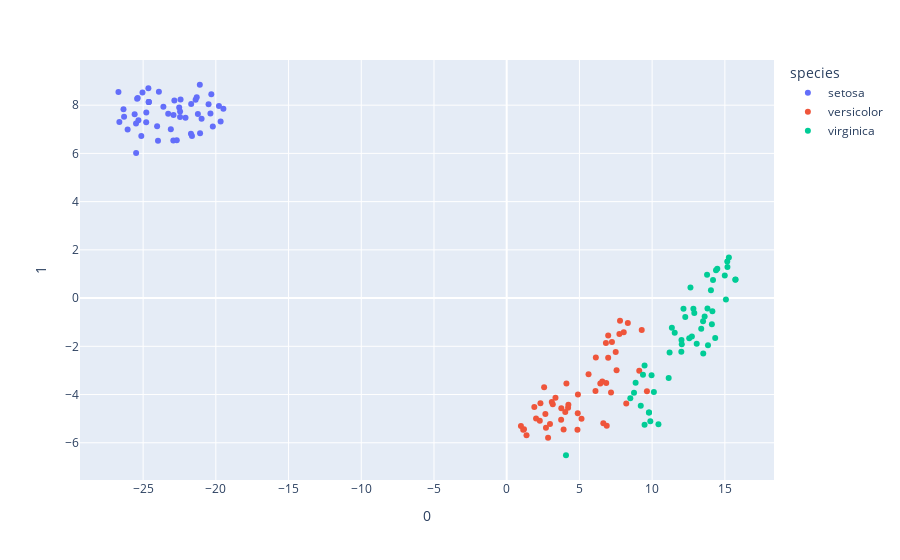

This figure's notebook cell:
### Code cell
from sklearn.manifold import TSNE
import plotly.express as px

df = px.data.iris()

features = df.loc[:, :'petal_width']

tsne = TSNE(n_components=2, random_state=0)
projections = tsne.fit_transform(features)

fig = px.scatter(
    projections, x=0, y=1,
    color=df.species, labels={'color': 'species'}
)
fig.show()

### Figure 1 — Plotly figure (JSON) as saved in the notebook; plotly's stock layout.template omitted (floating-point values rounded to 4 significant figures)
{"data": [{"hovertemplate": "species=setosa<br>0=%{x}<br>1=%{y}<extra></extra>", "legendgroup": "setosa", "marker": {"color": "#636efa", "symbol": "circle"}, "mode": "markers", "name": "setosa", "orientation": "v", "showlegend": true, "type": "scatter", "x": [-22.52, -25.04, -25.32, -25.58, -22.43, -20.5, -25.12, -23.27, -26.35, -24.61, -20.98, -24.04, -25.37, -26.63, -19.67, -19.48, -20.37, -22.46, -20.21, -21.39, -21.64, -21.7, -25.48, -22.92, -23.98, -24.64, -23.09, -22.08, -22.46, -24.79, -24.78, -21.71, -20.31, -19.79, -24.61, -23.91, -21.08, -24.61, -26.31, -22.91, -22.85, -26.7, -26.06, -22.69, -21.1, -25.41, -21.31, -25.49, -21.23, -23.61], "xaxis": "x", "y": [7.903, 8.524, 7.375, 7.628, 8.235, 8.034, 6.72, 7.64, 7.831, 8.127, 7.434, 7.129, 8.293, 7.297, 7.32, 7.852, 7.66, 7.74, 7.117, 8.228, 6.72, 8.044, 6.013, 6.532, 6.524, 8.707, 6.998, 7.474, 7.512, 7.288, 7.691, 6.818, 8.455, 7.963, 8.127, 8.558, 6.835, 8.127, 7.518, 7.597, 8.194, 8.55, 6.988, 6.544, 8.847, 8.266, 8.33, 7.241, 7.639, 7.931], "yaxis": "y"}, {"hovertemplate": "species=versicolor<br>0=%{x}<br>1=%{y}<extra></extra>", "legendgroup": "versicolor", "marker": {"color": "#EF553B", "symbol": "circle"}, "mode": "markers", "name": "versicolor", "orientation": "v", "showlegend": true, "type": "scatter", "x": [7.792, 6.977, 8.329, 2.698, 7.495, 4.885, 7.555, 1.135, 7.236, 2.845, 1.362, 4.899, 2.573, 6.843, 2.32, 6.979, 5.143, 3.354, 6.878, 2.659, 8.219, 4.106, 9.114, 6.436, 6.129, 6.821, 8.047, 9.283, 6.103, 1.9, 2.275, 2.017, 3.101, 9.641, 4.865, 7.173, 7.748, 6.644, 4.027, 2.976, 3.912, 6.574, 3.167, 1.187, 3.743, 4.24, 4.22, 5.628, 0.9778, 3.755], "xaxis": "x", "y": [-0.9362, -2.473, -1.035, -5.381, -2.238, -4.779, -2.992, -5.462, -1.82, -5.797, -5.689, -4.003, -3.703, -3.518, -4.362, -1.551, -5.006, -4.137, -5.292, -4.81, -4.374, -3.539, -3.013, -3.539, -2.464, -1.86, -1.418, -1.321, -3.85, -4.514, -5.085, -4.99, -4.306, -3.865, -5.46, -3.919, -1.489, -5.192, -4.728, -5.227, -5.45, -3.459, -4.399, -5.437, -5.046, -4.422, -4.553, -3.16, -5.304, -4.571], "yaxis": "y"}, {"hovertemplate": "species=virginica<br>0=%{x}<br>1=%{y}<extra></extra>", "legendgroup": "virginica", "marker": {"color": "#00cc96", "symbol": "circle"}, "mode": "markers", "name": "virginica", "orientation": "v", "showlegend": true, "type": "scatter", "x": [14.34, 9.783, 14.04, 12.01, 13.37, 15.18, 4.075, 14.48, 12.63, 15.07, 11.36, 11.2, 12.9, 9.875, 10.43, 13.06, 12.02, 15.74, 15.28, 10.12, 13.8, 9.48, 15.16, 9.37, 13.61, 14.19, 8.864, 8.754, 12.55, 13.78, 14.39, 15.72, 12.73, 9.48, 11.14, 14.99, 13.84, 12.04, 8.5, 12.84, 13.5, 12.16, 9.783, 14.14, 14.11, 12.28, 9.961, 11.55, 13.51, 9.219], "xaxis": "x", "y": [-1.661, -4.746, 0.3236, -2.229, -1.269, 1.284, -6.518, 1.215, 0.4353, -0.06185, -1.229, -2.261, -0.6235, -5.108, -5.233, -1.897, -1.74, 0.7657, 1.68, -3.897, -0.4286, -5.257, 1.519, -3.18, -0.7636, 0.7509, -3.513, -3.931, -1.669, 0.9634, 1.158, 0.7614, -1.593, -2.796, -3.313, 0.936, -1.951, -1.911, -4.155, -0.4423, -0.9642, -0.438, -4.746, -0.5465, -1.088, -0.7832, -3.198, -1.438, -2.302, -4.463], "yaxis": "y"}], "layout": {"legend": {"title": {"text": "species"}, "tracegroupgap": 0}, "margin": {"t": 60}, "xaxis": {"anchor": "y", "domain": [0, 1], "title": {"text": "0"}}, "yaxis": {"anchor": "x", "domain": [0, 1], "title": {"text": "1"}}}}
